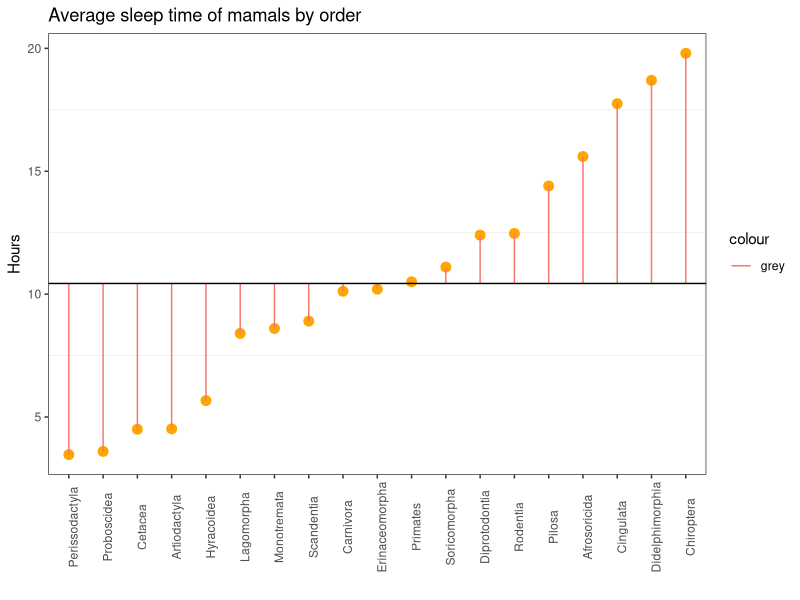

Generate this figure with R:
library(tidyverse)
library(forcats)


theme_set(theme_bw()+theme(panel.grid.major = element_blank()))


data()

view(msleep)

?geom_segment


msleep %>% 
  group_by(order) %>% 
  summarise(mean_sleep=mean(sleep_total)) %>% 
  mutate(order=fct_reorder(order, mean_sleep)) %>% 
  ggplot(aes(x=order,y=mean_sleep)) +
  geom_point(size=3,color="orange")+
  geom_segment(aes(x=order,
                   y=mean(msleep$sleep_total),
                   xend=order,
                   yend= mean_sleep,
                   color="grey"))+
  geom_hline(yintercept = mean(msleep$sleep_total,
                               color="grey",
                               size=1))+
  theme(axis.text.x = element_text(angle = 90))+
  labs(title="Average sleep time of mamals by order",
       x="",
       y="Hours")
  
